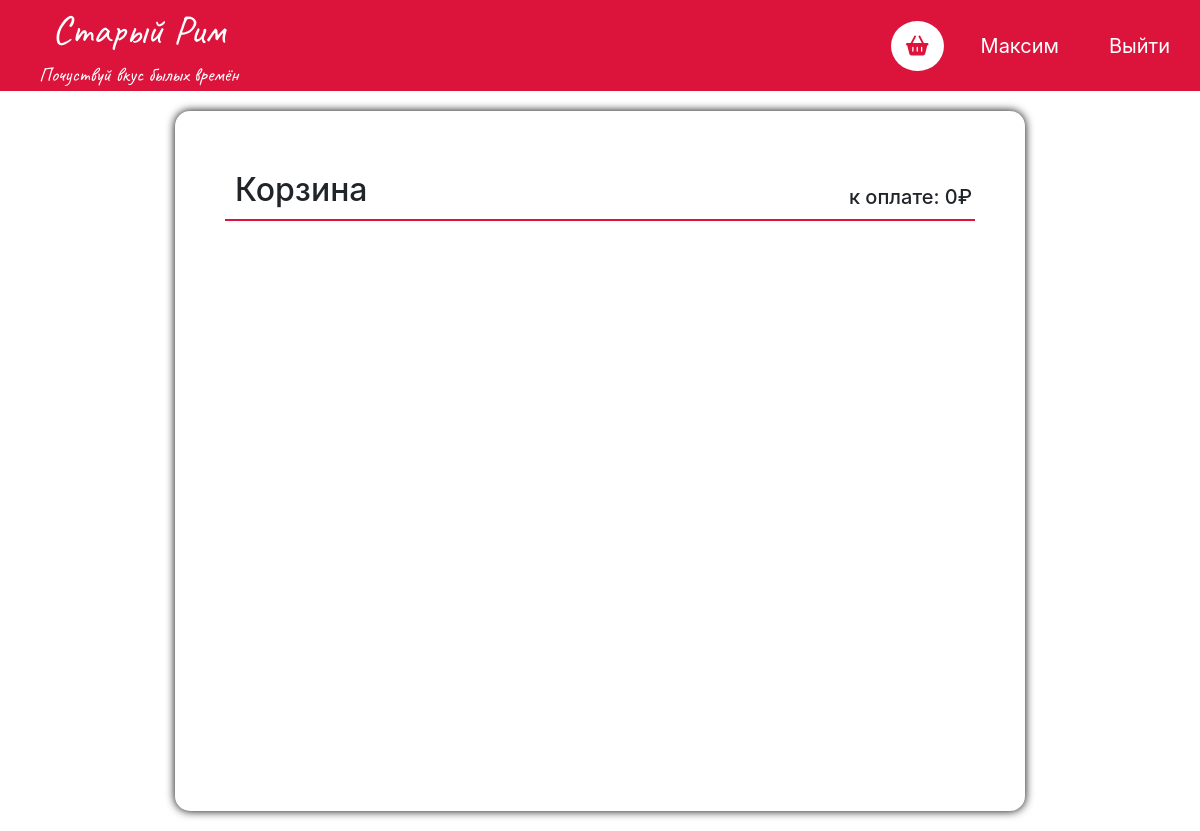
The app's page /homepage/basket/ (signed in), older data.
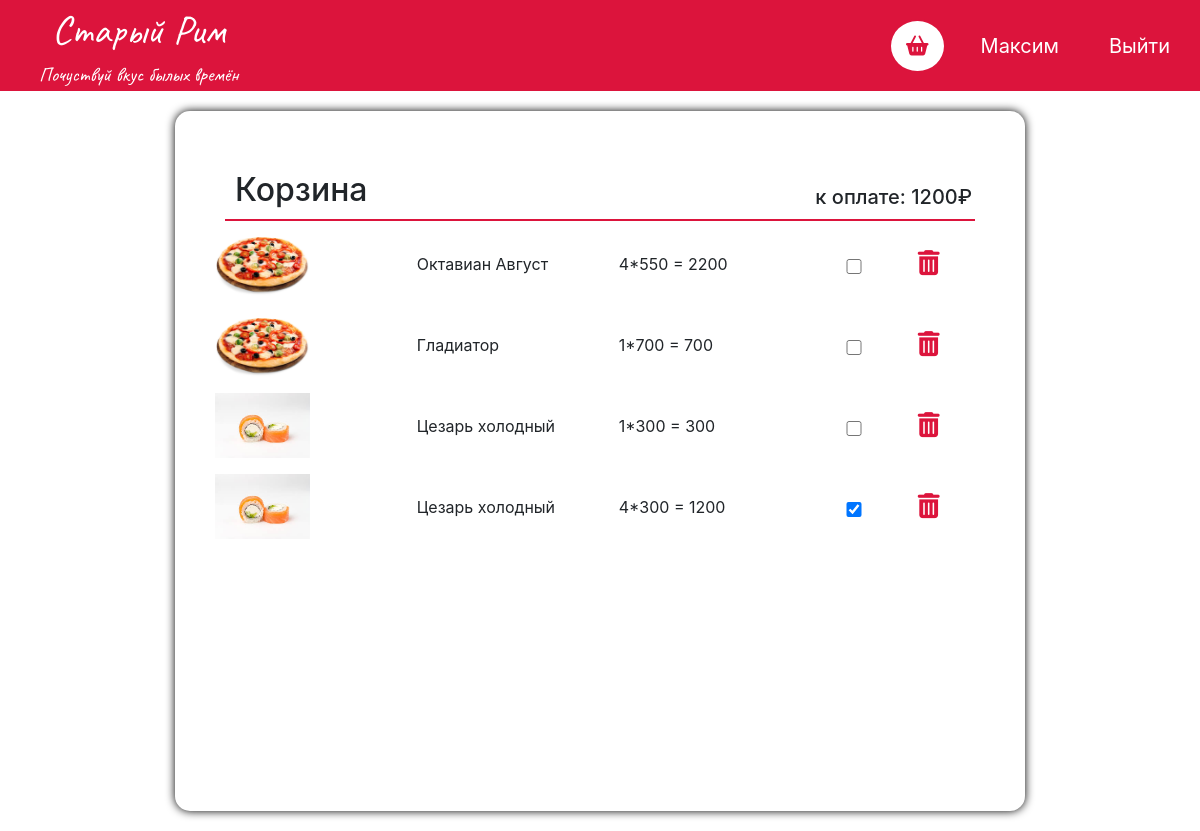
The same page, newer data.
### Auth/models.py (models this page shows, shortened)
class MyUser(AbstractBaseUser, PermissionsMixin):
    email = models.EmailField(unique=True, verbose_name="Почта пользователя")
    name = models.CharField(max_length=30, blank=True, verbose_name="Имя пользователя")
    date_joined = models.DateTimeField(auto_now_add=True, verbose_name="Дата регистрации")
    is_active = models.BooleanField( default=True)
    is_staff = models.BooleanField(default=True)
    objects = MyUserManager()
    USERNAME_FIELD = 'email'
    REQUIRED_FIELDS = []

### Client/models.py (models this page shows, shortened)
class OrdersItem(models.Model):
    user_id = models.ForeignKey(MyUser, on_delete=models.DO_NOTHING, verbose_name="Пользователь",
                                   related_name="order")
    item = models.ForeignKey(Menu, on_delete=models.DO_NOTHING, verbose_name="Заказ")
    count = models.IntegerField(verbose_name="Количество блюд")
    is_selected = models.BooleanField(verbose_name="Выбор для покупки", default=False)

class Menu(models.Model):
    type_of_position = models.ForeignKey('Chapter', on_delete=models.CASCADE, related_name="get_menu")
    name = models.CharField(verbose_name="Название товара", max_length=25)
    description = models.TextField(verbose_name="Описание товара", blank=True)
    price = models.IntegerField(verbose_name="Цена за товар")
    image = models.ImageField(verbose_name="Внешний вид товара", upload_to="menu/")
    class Meta:
        verbose_name = "Меню"
        verbose_name_plural = "Меню"

### Client/views.py (the view, shortened to what this page needs)
# urls.py: path('basket/', Basket.as_view(), name="basket")
class Basket(LoginRequiredMixin, View):
    template_name = "basket.html"
    login_url = 'login'
    def get_context_data(self):
        context = {
            'title': "Корзина заказа",
            "items": OrdersItem.objects.filter(user_id=self.request.user).annotate(
                total=F('count') * F('item__price')),
            "summ": OrdersItem.objects.filter(user_id=self.request.user, is_selected = True).aggregate(
                summ=Sum(F("count") * F("item__price")))['summ']
        }
        return context
    def get(self, request):
        context = self.get_context_data()
        if context['summ'] is None:
            context['summ'] = 0
        return render(request, self.template_name, context)
    def delete_item(self, request):
        pk = self.request.POST.get('pk')
        OrdersItem.objects.get(pk=pk).delete()
        summ = OrdersItem.objects.filter(user_id=self.request.user, is_selected = True).aggregate(
            summ=Sum(F("count") * F("item__price")))['summ']
        if summ is None:
            summ = 0
        return JsonResponse({
            'status': 200,
            'summ': summ
        }, status=200)
    def change_checkbox(self, request):
        pk = self.request.POST.get("pk")
        boolean = json.loads(self.request.POST.get("request"))
        item = OrdersItem.objects.get(pk=pk)
        item.is_selected = boolean
        item.save()
        summ = OrdersItem.objects.filter(user_id=self.request.user, is_selected = True).aggregate(
            summ=Sum(F("count") * F("item__price")))['summ']
        if summ is None:
            summ = 0
        return JsonResponse({
            'status': 200,
            "value": json.dumps(boolean),
            "summ": summ
        }, status=200)
    choose_post = {
        "delete": delete_item,
        "change": change_checkbox
    }

### Client/templates/basket.html (shortened to what this page needs)
{% extends 'base.html' %}
{% load static %}
{% block jsframework %}
<link rel="stylesheet" type="text/css" href="{% static 'css/basket.css'%}">
{% endblock %}
{% block content %}
    <div class="container basket-wrapper">
        {% if items|length > 0%}
        <h2 class="name-page">Корзина <span class="total-price">к оплате: {{summ}}&#8381;</span></h2>
        {% else %}
          <h2 class="name-page">Корзина <span>к оплате: 0&#8381;</span></h2>
        {% endif%}
        {% for item in items %}
        <div class="item d-flex justify-content-between align-items-center">
            <p class="item-image"><img class="item-image" src="{{item.item.image.url}}"></p>
            <p class="item-name">{{item.item.name}}</p>
            <p class="total-price">{{item.count}}*{{item.item.price}} = {{item.total}}</p>
            {% if item.is_selected %}
            <input class="select-item" type="checkbox" name="{{item.pk}}" checked="checked">
            {% else %}
            <input class="select-item" type="checkbox" name="{{item.pk}}">
            {%endif%}
            <p class="trash d-flex justify-content-center align-items-center"><i name="{{item.pk}}" class="fa fa-trash trash-icon" ></i></p>
        </div>
        {%endfor%}
    </div>
{% endblock %}

### Auth/templates/base.html (shortened to what this page needs)
{% load static %}
<html lang="ru">
<head>
    <link rel="stylesheet" type="text/css" href="{% static 'bootstrap/dist/css/bootstrap.min.css'%}">
    <link rel="stylesheet" type="text/css" href="{% static 'font-awesome/css/font-awesome.min.css'%}">
    <link rel="stylesheet" type="text/css" href="{% static 'css/base.css'%}">
    {% block jsframework %}
    {% endblock %}
</head>
<body>
<div class="container-fluid" style="padding: 0;">
    <header class="row g-0">
        <div class="col-3 d-flex flex-column justify-content-center align-items-center" href="{% url 'user' %}">
             <p class="logo">Старый Рим</p>
             <p class="tagline">Почуствуй вкус былых времён</p>
        </div>
        {% if user.is_authenticated %}
            <div class="Col-9 d-flex justify-content-end align-items-center">
                <a href="{% url 'basket' %}"><i class="fa fa-shopping-basket basket" aria-hidden="true"></i></a>
                <p class="name-user">{{user.name}}</p>
                <a class="logout" href="{% url 'logout' %}">Выйти</a>
            </div>
        {% endif %}
    </header>
    {% block content %}
    {% endblock %}
</div>
</body>
</html>

### Auth/static/css/base.css (style rules this page uses)
* { margin: 0; padding: 0; }
p.logo, p.tagline { font-family: Caveat }
p.logo { font-size: 40px; color: white; padding: 10px 10px 0px 10p margin: 0; margin-bottom: 0px; }
p.tagline { color: white; font-size: 20px; padding: 0px 10px 1px 10px; margin: 0; }
header { background: rgb(220, 20, 60); }
p.name-user { color: white; padding:20px; font-size: 20px; margin: 0; }
a.logout { font-size: 20px; padding: 30px; color: white; text-decoration: none; }
i.basket { padding:15px; margin: 15px; font-size: 20px; color: white; border-radius: 50%; border: 2px solid transparent; transition: all .4s; }
i.basket:hover, i.basket.link { border-color: rgb(220, 20, 60); color: rgb(220, 20, 60); background: white; }

### Client/static/css/basket.css (style rules this page uses)
div.basket-wrapper { position: relative; margin:20px auto; height: 700px; width: 850px; border-radius: 15px; padding:40px; box-shadow: 0px 0px 10px black; box-sizing: border-box; background: white; }
div.basket-wrapper h2.name-page { padding: 10px; margin: 10px; border-bottom: 2px solid rgb(220, 20, 60); position: relative; }
div.basket-wrapper div.item p { flex: 3; }
div.basket-wrapper div.item input.select-item { flex: 1; margin-bottom: 10px; margin-right: 30px; width: 15px; height: 15px; }
div.basket-wrapper div.item p.trash { flex: 1; }
div.basket-wrapper div.item p.item-image img { width: 95px; height: 65px; }
div.basket-wrapper div.item i.trash-icon { flex: 1; font-size: 25px; color: rgb(220, 20, 60); border-radius: 50%; transition: all .4s; }
h2.name-page span { position: absolute; right: 3px; bottom: 10px; font-size: 20px; text-align: right; }

Row changes from the older to the newer data that the page shows:
added OrdersItem: item.image (picture), item.name "Октавиан Август", count "4", item.price "550", total "2200"
added OrdersItem: item.image (picture), item.name "Гладиатор", count "1", item.price "700", total "700"
added OrdersItem: item.image (picture), item.name "Цезарь холодный", count "1", item.price "300", total "300"
added OrdersItem: item.image (picture), item.name "Цезарь холодный", count "4", item.price "300", total "1200"
Text that changed along with them:
{{ summ }}: (not shown) → "1200"
text no longer shown: "к оплате: 0₽"
text now shown: "к оплате: ₽"
